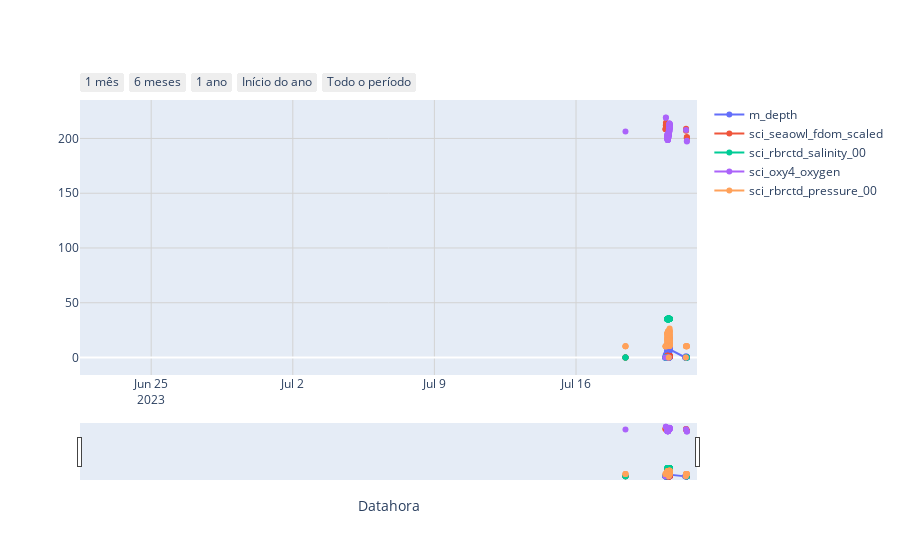

Notebook code cell kept with this figure:
### Code cell
gd.plot_timeseries(data=data, parameter="sci_seaowl_fdom_scaled")

### Figure 1 — Plotly figure (JSON) as saved in the notebook; plotly's stock layout.template omitted (floating-point values rounded to 4 significant figures; data arrays with more than 128 entries replaced by an {"elided": "..."} marker saying what was removed)
{"data": [{"mode": "lines+markers", "name": "m_depth", "type": "scatter", "x": {"elided": "721 str values"}, "y": {"elided": "721 float values"}}, {"mode": "lines+markers", "name": "sci_seaowl_fdom_scaled", "type": "scatter", "x": {"elided": "721 str values"}, "y": {"elided": "721 float values"}}, {"mode": "lines+markers", "name": "sci_rbrctd_salinity_00", "type": "scatter", "x": {"elided": "721 str values"}, "y": {"elided": "721 float values"}}, {"mode": "lines+markers", "name": "sci_oxy4_oxygen", "type": "scatter", "x": {"elided": "721 str values"}, "y": {"elided": "721 float values"}}, {"mode": "lines+markers", "name": "sci_rbrctd_pressure_00", "type": "scatter", "x": {"elided": "721 str values"}, "y": {"elided": "721 float values"}}], "layout": {"margin": {"r": 40, "t": 100}, "xaxis": {"gridcolor": "lightgrey", "range": ["2023-06-21T11:31:21", "2023-07-21T23:31:21"], "rangeselector": {"buttons": [{"count": 1, "label": "1 mês", "step": "month", "stepmode": "backward"}, {"count": 6, "label": "6 meses", "step": "month", "stepmode": "backward"}, {"count": 1, "label": "1 ano", "step": "year", "stepmode": "backward"}, {"count": 1, "label": "Início do ano", "step": "year", "stepmode": "todate"}, {"label": "Todo o período", "step": "all"}]}, "rangeslider": {"visible": true}, "showgrid": true, "title": {"font": {"size": 14}, "text": "Datahora"}}, "yaxis": {"gridcolor": "lightgrey", "showgrid": true, "title": {"font": {"size": 14}}}}}
